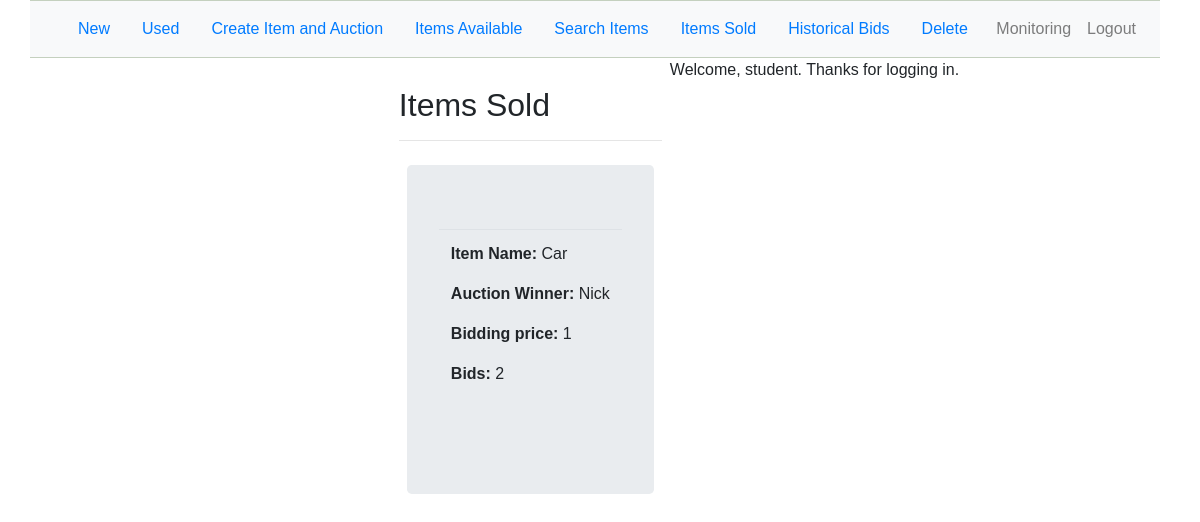
The page /auction/itemssold/ (signed in) on the database as committed earlier.
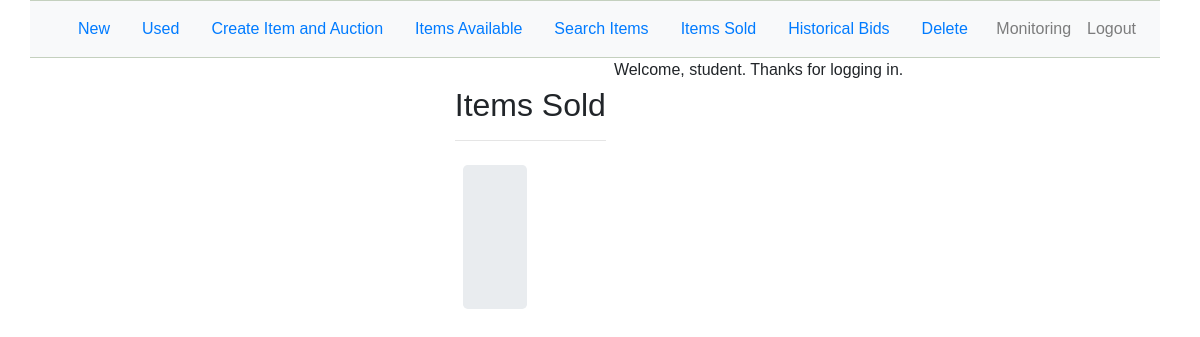
The same page on the database as committed later.
### auction/models.py (models this page shows)
class Auctions(models.Model):
    STATUS_AUCTIONS_CHOICES = (
            ('OFFERS', 'Offers'),
            ('COMPLETED', 'Completed'),
        )
    auction_bidding_price = models.IntegerField()
    auction_status = models.CharField(
        max_length = 20,
        choices = STATUS_AUCTIONS_CHOICES,
        )
    time_start = models.DateTimeField(default=datetime.now)
    time_left = models.DateTimeField()
    auction_winner = models.CharField(max_length=60)
    item_id = models.ForeignKey(Items, on_delete=models.CASCADE)
    item_name = models.CharField(max_length=60,default='')
    bids = models.IntegerField()

### auction/views.py (the view)
# urls.py: path('auction/itemssold/', views.itemssold_page, name='itemssold_view'),
def itemssold_page(request):
    try:
        if request.session['username']:
                user = User.objects.get(username=request.session['username'])
        b = Auctions.objects.filter(auction_status="COMPLETED")
        return render(request, 'itemssold.html',{'auctions': b,'user': user})
    except KeyError:
        return render(request, 'index.html')
    return render(request, 'index.html')

### auction/templates/itemssold.html (shortened to what this page needs)
<!DOCTYPE html>
<html>
<head>
<body>
{% extends 'index.html' %}
{% block body %}
<div id="reg">
	<div>
		<h2>Items Sold</h2>
        <hr>
    </div>
  <div id="bid-flexbox" class="d-flex flex-row">
	 <div class="p-2">
		<div id="bidding" class="jumbotron">
		   <div id="bidding_table">
			  <table class="table table-borderless">
				 <tbody>
					<tr>
					   {% for auction in auctions%}
					   <td>
						  <p><b>Item Name:</b> {{auction.item_name}} </p>
						  <p><b>Auction Winner:</b> {{auction.auction_winner}} </p>
						  <p><b>Bidding price:</b> {{auction.auction_bidding_price}} </p>
						  <p><b>Bids:</b> {{auction.bids}} </p>
					   </td>
					   {% endfor %}
					</tr>
				 </tbody>
			  </table>
		   </div>
		</div>
	 </div>
  </div>
  {% endblock %}

Rows that differ between the two databases and show on the page:
removed Auctions: item_name "Car", auction_winner "Nick", auction_bidding_price "1", bids "2"
